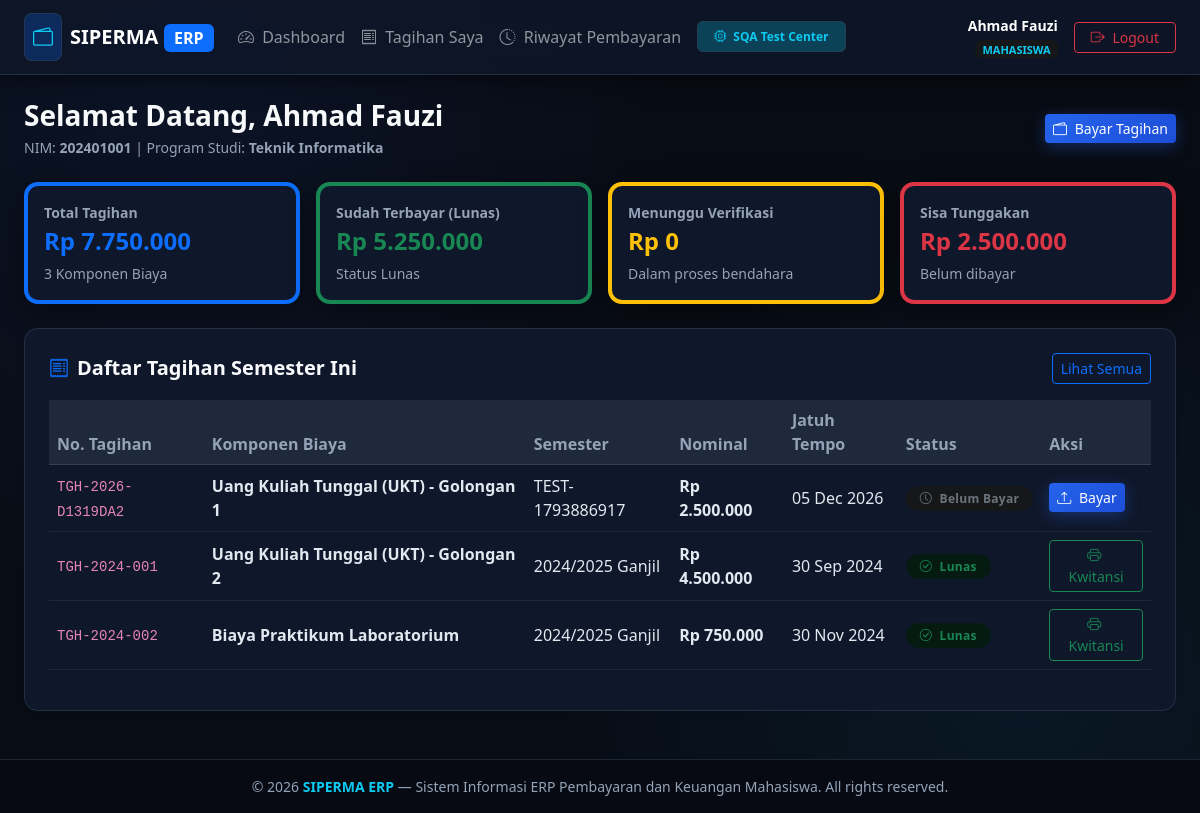
The app's page /mahasiswa/dashboard (signed in), older data.
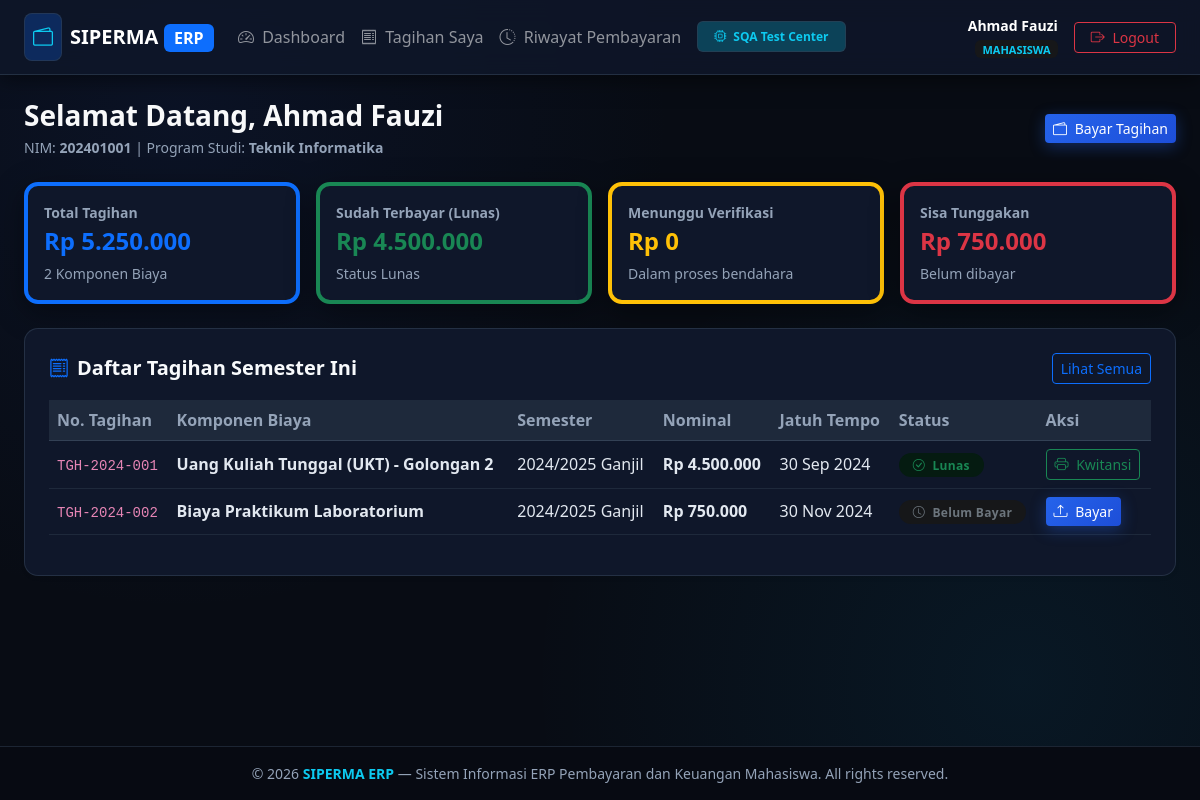
The same page, newer data.
### tables this page shows
CREATE TABLE tagihan (
    id INTEGER PRIMARY KEY AUTOINCREMENT,
    nomor_tagihan VARCHAR(50) UNIQUE NOT NULL,
    mahasiswa_id INTEGER NOT NULL,
    jenis_biaya_id INTEGER NOT NULL,
    semester VARCHAR(20) NOT NULL,
    nominal DECIMAL(12,2) NOT NULL,
    tanggal_terbit DATE NOT NULL,
    tanggal_jatuh_tempo DATE NOT NULL,
    status VARCHAR(20) DEFAULT 'belum_bayar' CHECK(status IN ('belum_bayar', 'menunggu_verifikasi', 'lunas', 'ditolak', 'dibatalkan')),
    created_at DATETIME DEFAULT CURRENT_TIMESTAMP,
    FOREIGN KEY (mahasiswa_id) REFERENCES mahasiswa(id) ON DELETE CASCADE,
    FOREIGN KEY (jenis_biaya_id) REFERENCES jenis_biaya(id) ON DELETE RESTRICT
);

CREATE TABLE jenis_biaya (
    id INTEGER PRIMARY KEY AUTOINCREMENT,
    kode VARCHAR(20) UNIQUE NOT NULL,
    nama VARCHAR(100) NOT NULL,
    nominal_default DECIMAL(12,2) NOT NULL,
    keterangan TEXT,
    status VARCHAR(20) DEFAULT 'aktif' CHECK(status IN ('aktif', 'nonaktif')),
    created_at DATETIME DEFAULT CURRENT_TIMESTAMP
);

### src/Services/TagihanService.php (called while the page is built, shortened)
<?php
class TagihanService {
    private PDO $db;
    public function __construct(?PDO $db = null) {
        $this->db = $db ?? Database::getConnection();
    }
    public function getTagihanMahasiswa(int $mahasiswaId, ?string $status = null): array {
        $sql = 'SELECT t.*, jb.nama as nama_biaya, jb.kode as kode_biaya, m.nama as nama_mahasiswa, m.nim
                FROM tagihan t
                JOIN jenis_biaya jb ON t.jenis_biaya_id = jb.id
                JOIN mahasiswa m ON t.mahasiswa_id = m.id
                WHERE t.mahasiswa_id = :mid';
        $params = ['mid' => $mahasiswaId];
        $sql .= ' ORDER BY t.tanggal_terbit DESC';
        $stmt = $this->db->prepare($sql);
        $stmt->execute($params);
        return $stmt->fetchAll();
    }
}

### src/Views/mahasiswa/dashboard.php (the view)
<?php $pageTitle = 'Dashboard Mahasiswa'; require_once __DIR__ . '/../layouts/header.php'; ?>
<div class="page-header-responsive">
    <div>
        <h3 class="fw-bold text-light mb-1">Selamat Datang, <?= htmlspecialchars($currentUser['name']) ?></h3>
        <p class="text-muted small mb-0">NIM: <strong><?= htmlspecialchars($mahasiswa['nim'] ?? '-') ?></strong> | Program Studi: <strong><?= htmlspecialchars($mahasiswa['prodi'] ?? '-') ?></strong></p>
    </div>
    <div class="page-actions-responsive">
        <a href="/mahasiswa/tagihan" class="btn btn-primary btn-sm"><i class="bi bi-wallet2 me-1"></i> Bayar Tagihan</a>
    </div>
</div>
<div class="row g-2 g-md-3 mb-4">
    <div class="col-12 col-sm-6 col-lg-3">
        <div class="card card-custom p-3 bg-white border-start border-primary border-4 h-100">
            <div class="text-muted small fw-semibold">Total Tagihan</div>
            <div class="fs-4 fw-bold text-primary">Rp <?= number_format($totalTagihan ?? 0, 0, ',', '.') ?></div>
            <div class="small text-muted mt-1"><?= count($tagihanList ?? []) ?> Komponen Biaya</div>
        </div>
    </div>
    <div class="col-12 col-sm-6 col-lg-3">
        <div class="card card-custom p-3 bg-white border-start border-success border-4 h-100">
            <div class="text-muted small fw-semibold">Sudah Terbayar (Lunas)</div>
            <div class="fs-4 fw-bold text-success">Rp <?= number_format($totalLunas ?? 0, 0, ',', '.') ?></div>
            <div class="small text-muted mt-1">Status Lunas</div>
        </div>
    </div>
    <div class="col-12 col-sm-6 col-lg-3">
        <div class="card card-custom p-3 bg-white border-start border-warning border-4 h-100">
            <div class="text-muted small fw-semibold">Menunggu Verifikasi</div>
            <div class="fs-4 fw-bold text-warning">Rp <?= number_format($totalMenunggu ?? 0, 0, ',', '.') ?></div>
            <div class="small text-muted mt-1">Dalam proses bendahara</div>
        </div>
    </div>
    <div class="col-12 col-sm-6 col-lg-3">
        <div class="card card-custom p-3 bg-white border-start border-danger border-4 h-100">
            <div class="text-muted small fw-semibold">Sisa Tunggakan</div>
            <div class="fs-4 fw-bold text-danger">Rp <?= number_format($totalTunggakan ?? 0, 0, ',', '.') ?></div>
            <div class="small text-muted mt-1">Belum dibayar</div>
        </div>
    </div>
</div>
<div class="card card-custom bg-white p-4 shadow-sm mb-4">
    <div class="d-flex justify-content-between align-items-center mb-3">
        <h5 class="fw-bold mb-0"><i class="bi bi-receipt me-2 text-primary"></i>Daftar Tagihan Semester Ini</h5>
        <a href="/mahasiswa/tagihan" class="btn btn-outline-primary btn-sm">Lihat Semua</a>
    </div>
    <div class="table-responsive">
        <table class="table table-hover table-custom align-middle">
            <thead>
                <tr>
                    <th>No. Tagihan</th>
                    <th>Komponen Biaya</th>
                    <th>Semester</th>
                    <th>Nominal</th>
                    <th>Jatuh Tempo</th>
                    <th>Status</th>
                    <th>Aksi</th>
                </tr>
            </thead>
            <tbody>
                <?php if (empty($tagihanList)): ?>
                <tr><td colspan="7" class="text-center text-muted py-4">Tidak ada tagihan aktif</td></tr>
                <?php else: foreach ($tagihanList as $t): ?>
                <tr>
                    <td><code><?= htmlspecialchars($t['nomor_tagihan']) ?></code></td>
                    <td><strong><?= htmlspecialchars($t['nama_biaya']) ?></strong></td>
                    <td><?= htmlspecialchars($t['semester']) ?></td>
                    <td class="fw-semibold">Rp <?= number_format($t['nominal'], 0, ',', '.') ?></td>
                    <td><?= date('d M Y', strtotime($t['tanggal_jatuh_tempo'])) ?></td>
                    <td>
                        <?php if ($t['status'] === 'lunas'): ?>
                            <span class="badge bg-success-subtle text-success badge-status"><i class="bi bi-check-circle me-1"></i> Lunas</span>
                        <?php elseif ($t['status'] === 'menunggu_verifikasi'): ?>
                            <span class="badge bg-warning-subtle text-warning badge-status"><i class="bi bi-hourglass-split me-1"></i> Menunggu Verifikasi</span>
                        <?php elseif ($t['status'] === 'ditolak'): ?>
                            <span class="badge bg-danger-subtle text-danger badge-status"><i class="bi bi-x-circle me-1"></i> Ditolak</span>
                        <?php else: ?>
                            <span class="badge bg-secondary-subtle text-secondary badge-status"><i class="bi bi-clock me-1"></i> Belum Bayar</span>
                        <?php endif; ?>
                    </td>
                    <td>
                        <?php if ($t['status'] === 'belum_bayar' || $t['status'] === 'ditolak'): ?>
                            <a href="/mahasiswa/upload?tagihan_id=<?= $t['id'] ?>" class="btn btn-sm btn-primary"><i class="bi bi-upload me-1"></i> Bayar</a>
                        <?php elseif ($t['status'] === 'lunas'): ?>
                            <a href="/mahasiswa/cetak?tagihan_id=<?= $t['id'] ?>" target="_blank" class="btn btn-sm btn-outline-success"><i class="bi bi-printer me-1"></i> Kwitansi</a>
                        <?php else: ?>
                            <button class="btn btn-sm btn-light text-muted" disabled><i class="bi bi-hourglass"></i> Diproses</button>
                        <?php endif; ?>
                    </td>
                </tr>
                <?php endforeach; endif; ?>
            </tbody>
        </table>
    </div>
</div>
<?php require_once __DIR__ . '/../layouts/footer.php'; ?>

Row changes from the older to the newer data that the page shows:
removed tagihan: nomor_tagihan "TGH-2026-D1319DA2", jenis_biaya.nama "Uang Kuliah Tunggal (UKT) - Golongan 1", semester "TEST-1793886917", nominal "2.500.000", tanggal_jatuh_tempo "05 Dec 2026", status "belum_bayar" (drawn)
changed tagihan "30 Nov 2024": status "Lunas Kwitansi" → "Belum Bayar Bayar"
Text that changed along with them:
$totalTagihan: "7.750.000" → "5.250.000"
count($tagihanList ?? []): "3" → "2"
$totalLunas: "5.250.000" → "4.500.000"
$totalTunggakan: "2.500.000" → "750.000"
